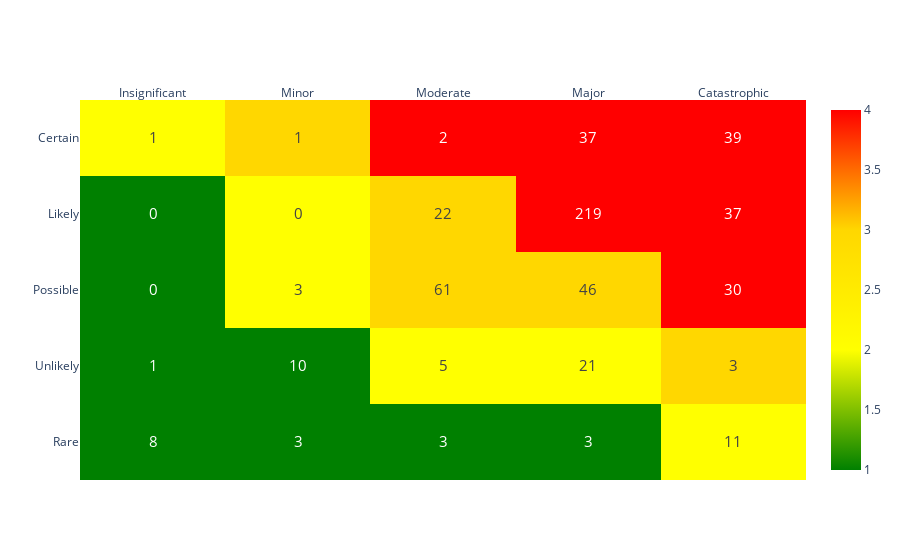

This figure's notebook cell:
### Markdown cell above
## Risk Map Inherent 2

Sebelumnya sudah diperlihatkan matriks resiko dengan warna berdasarkan skala frekuensi min hingga max. Jika ingin merubahnya sesuai standar berlaku di JNE, maka perlu dilakukan pengaturan skala matriks-nya terlebih dahulu.

### Code cell
scala = [[2, 3, 4, 4, 4],
         [1, 2, 3, 4, 4],
         [1, 2, 3, 3, 4],
         [1, 1, 2, 2, 3],
         [1, 1, 1, 1, 2]]

scala = scala[::-1]                            # Urutan baris terbalik

Matriks_Inh=Tab_Inh.to_numpy()                 # rubah tabulasi jd matriks

import plotly.graph_objects as go

fig7= go.Figure(data=go.Heatmap(
                x=['Insignificant', 'Minor', 'Moderate','Major','Catastrophic'],
                y=['Rare', 'Unlikely', 'Possible', 'Likely', 'Certain'],
                z=scala,
                text=Matriks_Inh,
                texttemplate="%{text}",
                textfont={"size":15},
colorscale = ['green','yellow','gold','red']))

fig7.update_xaxes(side="top")

fig7.show()

### Figure 1 — Plotly figure (JSON) as saved in the notebook; plotly's stock layout.template omitted (floating-point values rounded to 4 significant figures)
{"data": [{"colorscale": [[0, "green"], [0.3333, "yellow"], [0.6667, "gold"], [1, "red"]], "text": [[8, 3, 3, 3, 11], [1, 10, 5, 21, 3], [0, 3, 61, 46, 30], [0, 0, 22, 219, 37], [1, 1, 2, 37, 39]], "textfont": {"size": 15}, "texttemplate": "%{text}", "type": "heatmap", "x": ["Insignificant", "Minor", "Moderate", "Major", "Catastrophic"], "y": ["Rare", "Unlikely", "Possible", "Likely", "Certain"], "z": [[1, 1, 1, 1, 2], [1, 1, 2, 2, 3], [1, 2, 3, 3, 4], [1, 2, 3, 4, 4], [2, 3, 4, 4, 4]]}], "layout": {"autosize": true, "xaxis": {"autorange": true, "range": [-0.5, 4.5], "side": "top", "type": "category"}, "yaxis": {"autorange": true, "range": [-0.5, 4.5], "type": "category"}}}
